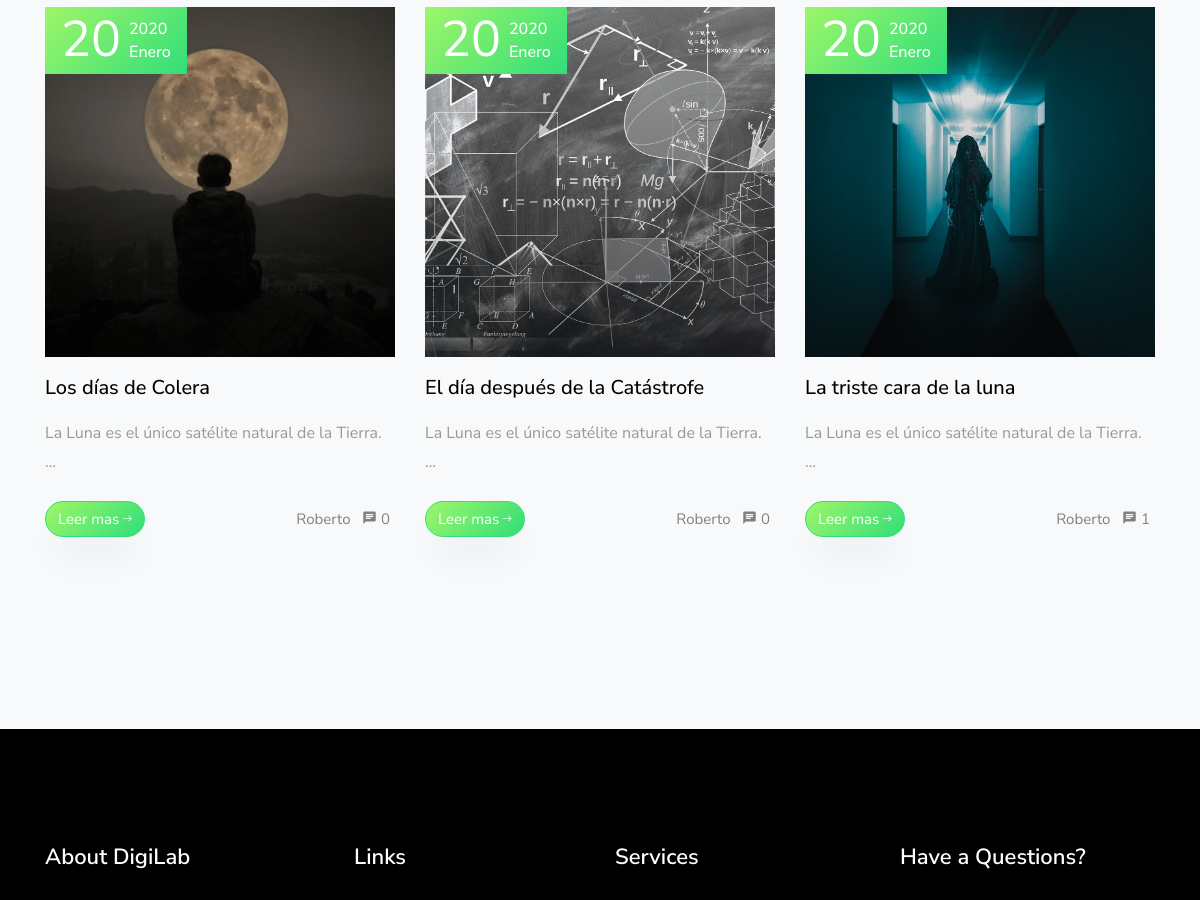
Before: /blog/ (signed in, middle part) with the older database file.
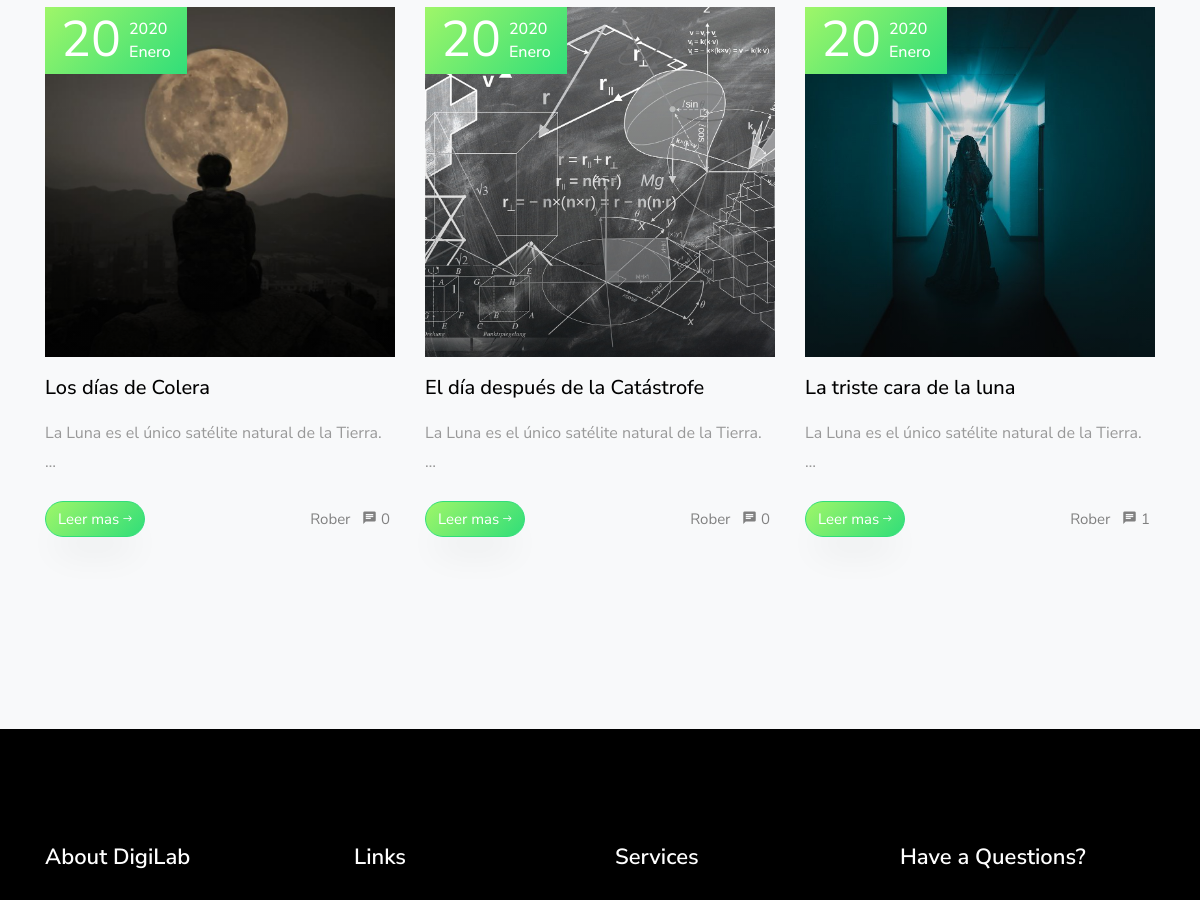
After: the same page with the newer database file.
### blog/models.py (models this page shows, shortened)
class Post(models.Model):
    STATUS = (
    (0,'borrador'),
    (1,'publicado')
    )
    id = models.UUIDField(primary_key=True, default=uuid.uuid4, help_text="id del Post")
    titulo = models.CharField(max_length=200,unique=True)
    autor = models.ForeignKey(settings.AUTH_USER_MODEL,on_delete=models.CASCADE,related_name='blog_posts')
    update_on= models.DateTimeField(auto_now=True)
    imagen = models.ImageField(upload_to='post_image/%Y/%m/%d',blank=True)
    video = models.FileField(upload_to='videos/',null=True,blank=True)
    content = models.TextField()
    create_on = models.DateTimeField(auto_now_add=True)
    status = models.IntegerField(choices=STATUS,default=0)
    class Meta:
        ordering = ['-create_on']
    def __str__(self):
        return self.titulo

class Comentario(models.Model):
    id = models.UUIDField(primary_key=True, default=uuid.uuid4, help_text="id del comentario")
    post = models.ForeignKey(Post,on_delete=models.CASCADE,related_name='comentarios')
    nombre = models.CharField(max_length=80)
    mensaje = models.TextField()
    created_on = models.DateTimeField(auto_now_add=True)
    active = models.BooleanField(default=True)
    class Meta:
        ordering = ['created_on']

### usuario/models.py (models this page shows, shortened)
class Usuario(AbstractBaseUser):
    imagen       =  models.ImageField(default='default.jpg',upload_to='profile_pics')
    email        =  models.EmailField(max_length=60,unique=True,blank=True)
    username     =  models.CharField(max_length=30,unique=True)
    nombre       =  models.CharField(max_length=100)
    apellido     =  models.CharField(max_length=100)
    edad         =  models.IntegerField(blank=True, null=True)
    padecimientos = models.TextField(verbose_name="padecimientos",blank=True,null=True)
    asistencia = models.CharField(verbose_name="Días de asistencia",max_length=100,blank=True,null=True)
    enfoque = models.CharField(verbose_name="Area en la que guste que se enfocará la atención",max_length=100,blank=True, null=True)
    nombre_de_la_madre =  models.CharField(verbose_name="Nombre de la Madre",max_length=100,blank=True, null=True)
    edad_de_la_madre =  models.IntegerField(verbose_name="Edad",blank=True, null=True)
    ocupacion_de_la_madre = models.CharField(verbose_name="Ocupación",max_length=100,blank=True,null=True)
    numero_de_la_madre   =  models.IntegerField(verbose_name="Número de contacto",blank=True,null=True)
    nombre_del_padre =  models.CharField(verbose_name="Nombre del Padre",max_length=100,blank=True, null=True)
    edad_del_padre =  models.IntegerField(verbose_name="Edad",blank=True, null=True)
    ocupacion_del_padre = models.CharField(verbose_name="Ocupación",max_length=100,blank=True, null=True)
    numero_del_padre    =  models.IntegerField(verbose_name="Número de contacto",blank=True,null=True)
    fecha_nacimiento = models.DateField(verbose_name="Fecha de nacimiento",blank=True, null=True)
    escuela      =  models.CharField(verbose_name="Nombre de la escuela",max_length=60,blank=True, null=True)
    domicilio    =  models.CharField(verbose_name="Domicilio",max_length=150,blank=True, null=True)
    NIVEL_STATUS = (
         ('k','Kinder'),
         ('p','Primaria'),
         ('s','Secundaria'),
         ('b','bachillerato'),
         ('u','universidad'))
    nivel_academico = models.CharField(max_length=1,choices=NIVEL_STATUS,blank=True,verbose_name='Nivel académico del alumno')
    date_joined  =  models.DateTimeField(verbose_name="Fecha de ingreso",auto_now_add=True)
    last_login   =  models.DateTimeField(verbose_name="Ultima fecha de Sesión",auto_now=True)
    is_admin     =  models.BooleanField(verbose_name="¿Es Administrador?",default=False)
    is_active    =  models.BooleanField(verbose_name="¿Esta Acivo?",default=True)
    is_staff     =  models.BooleanField(verbose_name="¿Es parte del Staff?",default=False)
    is_superuser =  models.BooleanField(verbose_name="¿Es Super Usuario?",default=False)
    status_paquetes = models.BooleanField(verbose_name="¿Tiene Paquetes Activos?",default=False)
    USERNAME_FIELD  = "username"
    REQUIRED_FIELDS = ["nombre","apellido"]
    objects = MyUsuarioManager()
    def __str__(self):
        return f'{self.nombre}'

### blog/views.py (the view)
# urls.py: path('blog/',views.blog.as_view(),name='blog'),
class blog(ListView):
    model= Post
    template_name= 'blog/blog.html'
    context_object_name='posts'
    paginate_by= 3
    def get_queryset(self):
        print(self.model.objects.filter(status=1).order_by('-create_on'))
        return self.model.objects.filter(status=1).order_by('-create_on')

### blog/templates/blog/blog.html (shortened to what this page needs)
{% extends 'app/base.html' %}
{% load static %}
{% block content %}
      <section class="ftco-section bg-light" id="blog-section">
            <div class="container">
              <div class="row d-flex">
                {%for post in posts%}
                <div class="col-md-4 d-flex ftco-animate">
                	<div class="blog-entry justify-content-end">
                   {%if post.imagen %}
                    <a href="single.html" class="block-20" style="background-image: url({{post.imagen.url}})">
                    </a>
                    {%endif%}
                    <div class="text mt-3 float-right d-block">
                    	<div class="d-flex align-items-center pt-2 mb-4 topp">
                    		<div class="one mr-2">
                    			<span class="day">{{post.create_on.day}}</span>
                    		</div>
                    		<div class="two">
                    			<span class="yr">{{post.create_on.year}}</span>
                          {%if post.create_on.month == 1 %}
                          <span class="mos">Enero</span>
                          {%elif post.create_on.month == 2 %}
                              <span class="mos">Febrero</span>
                          {%elif post.create_on.month == 3 %}
                              <span class="mos">Marzo</span>
                          {%elif post.create_on.month == 4 %}
                              <span class="mos">Abril</span>
                          {%elif post.create_on.month == 5 %}
                              <span class="mos">Mayo</span>
                          {%elif post.create_on.month == 6 %}
                              <span class="mos">Junio</span>
                          {%elif post.create_on.month == 7 %}
                              <span class="mos">Julio</span>
                          {%elif post.create_on.month == 8 %}
                              <span class="mos">Agosto</span>
                          {%elif post.create_on.month == 9 %}
                              <span class="mos">Septiembre</span>
                          {%elif post.create_on.month == 10 %}
                              <span class="mos">Octubre</span>
                          {%elif post.create_on.month == 11 %}
                              <span class="mos">Noviembre</span>
                          {%else %}
                              <span class="mos">Dicembre</span>
                          {%endif%}
                    		</div>
                    	</div>
                      <h3 class="heading"><a href="single.html">{{ post.titulo}}</a></h3>
                      <p>{{post.content|truncatewords:10|linebreaks}}</p>
                      <div class="d-flex align-items-center mt-4 meta">
      	                <p class="mb-0"> <a href="{% url 'blog:post_detail' id=post.id %}" class="btn btn-primary">Leer mas <span class="ion-ios-arrow-round-forward"></span></a></p>
      	                <p class="ml-auto mb-0">
      	                	<a href="#" class="mr-2">{{post.autor}}</a>
      	                	<a href="#" class="meta-chat"><span class="icon-chat"></span> {{ post.comentarios.all | length }}</a>
      	                </p>
                      </div>
                    </div>
                  </div>
                </div>
                 {%endfor%}
              </div>
            </div>
      </section>
{% endblock content%}

### app/templates/app/base.html (shortened to what this page needs)
{% load static %}
<!DOCTYPE html>
<html lang="en">
  <head>
    <link rel="stylesheet" href="https://stackpath.bootstrapcdn.com/font-awesome/4.7.0/css/font-awesome.min.css">
    <link rel="stylesheet" href="{% static 'app/css/open-iconic-bootstrap.min.css'%}">
    <link rel="stylesheet" href="{% static 'app/css/animate.css'%}">
    <link rel="stylesheet" href="{% static 'app/css/search.css'%}">
    <link rel="stylesheet" href="{% static 'app/css/owl.carousel.min.css'%}">
    <link rel="stylesheet" href="{% static 'app/css/owl.theme.default.min.css'%}">
    <link rel="stylesheet" href="{% static 'app/css/magnific-popup.css'%}">
    <link rel="stylesheet" href="{% static 'app/css/aos.css'%}">
    <link rel="stylesheet" href="{% static 'app/css/ionicons.min.css'%}">
    <link rel="stylesheet" href="{% static 'app/css/flaticon.css' %}">
    <link rel="stylesheet" href="{% static 'app/css/icomoon.css' %}">
    <link rel="stylesheet" href="{% static 'app/css/style.css' %}">
    <link rel="stylesheet" href="{% static 'app/css/fix.css' %}">
  </head>
  <body  data-target=".site-navbar-target" data-offset="300">
    {% block content %}{% endblock %}
    <footer class="ftco-footer ftco-section">
      <div class="container">
        <div class="row mb-5">
          <div class="col-md">
            <div class="ftco-footer-widget mb-4">
              <h2 class="ftco-heading-2">About DigiLab</h2>
            </div>
          </div>
          <div class="col-md">
            <div class="ftco-footer-widget mb-4 ml-md-4">
              <h2 class="ftco-heading-2">Links</h2>
            </div>
          </div>
          <div class="col-md">
             <div class="ftco-footer-widget mb-4">
              <h2 class="ftco-heading-2">Services</h2>
            </div>
          </div>
          <div class="col-md">
            <div class="ftco-footer-widget mb-4">
            	<h2 class="ftco-heading-2">Have a Questions?</h2>
            </div>
          </div>
        </div>
      </div>
    </footer>
  </body>
</html>

### app/static/app/css/icomoon.css (style rules this page uses)
[class^="icon-"], [class*=" icon-"] { font-family: 'icomoon' !important; speak: none; font-style: normal; font-weight: normal; font-variant: normal; text-transform: none; line-height: 1; -webkit-font-smoothing: antialiased; -moz-osx-font-smoothing: grayscale; }
.icon-chat:before { content: "\e0b7"; }

### app/static/app/css/fix.css (style rules this page uses)
body { background:#e9ecf3; }

Changed rows visible on the page:
changed through a linked row, Post "Los días de Colera": autor "Roberto" → "Rober"
changed through a linked row, Post "El día después de la Catástrofe": autor "Roberto" → "Rober"
changed through a linked row, Post "La triste cara de la luna": autor "Roberto" → "Rober"
